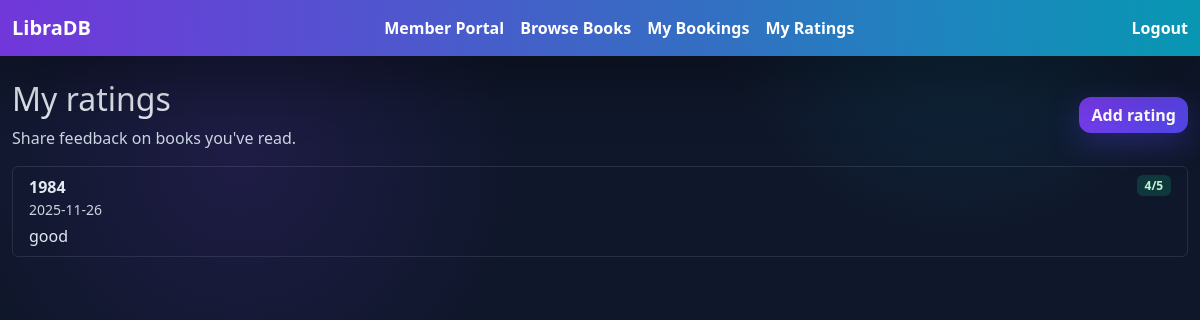
Page /member/ratings (signed in) on the committed database.
### library_app/models.py (models this page shows, shortened)
class TimestampMixin:
    created_at = db.Column(db.DateTime, default=datetime.utcnow)
    updated_at = db.Column(db.DateTime, default=datetime.utcnow, onupdate=datetime.utcnow)

class Rating(TimestampMixin, db.Model):
    __tablename__ = "ratings"
    id = db.Column(db.Integer, primary_key=True)
    score = db.Column(db.Integer, nullable=False)
    comment = db.Column(db.Text)
    user_id = db.Column(db.Integer, db.ForeignKey("users.id"), nullable=False)
    book_id = db.Column(db.Integer, db.ForeignKey("books.id"), nullable=False)
    user = db.relationship("User", back_populates="ratings")
    book = db.relationship("Book", back_populates="ratings")

class Book(TimestampMixin, db.Model):
    __tablename__ = "books"
    id = db.Column(db.Integer, primary_key=True)
    title = db.Column(db.String(200), nullable=False)
    author = db.Column(db.String(120), nullable=False)
    isbn = db.Column(db.String(20), unique=True, nullable=False)
    description = db.Column(db.Text)
    copies_total = db.Column(db.Integer, default=1)
    copies_available = db.Column(db.Integer, default=1)
    category_id = db.Column(db.Integer, db.ForeignKey("categories.id"))
    category = db.relationship("Category", back_populates="books")
    bookings = db.relationship("Booking", back_populates="book", cascade="all, delete-orphan")
    ratings = db.relationship("Rating", back_populates="book", cascade="all, delete-orphan")

### library_app/routes.py (the view)
@bp.route("/member/ratings")
def member_ratings():
    redirect_response = require_role("member")
    if redirect_response:
        return redirect_response
    member = current_member()
    rating_list = (
        Rating.query.filter_by(user_id=member.id)
        .order_by(Rating.created_at.desc())
        .all()
    )
    return render_template("member/ratings.html", ratings=rating_list, member=member)

### library_app/routes.py (called while the page is built)
def current_user() -> User | None:
    user_id = session.get("user_id")
    if not user_id:
        return None
    return User.query.get(user_id)

def current_role() -> str | None:
    user = current_user()
    if user:
        return user.role
    return None

def current_member() -> User | None:
    user = current_user()
    if not user or user.role != "member":
        return None
    return user

def require_role(role: str):
    user = current_user()
    if not user or user.role != role:
        flash("Please log in to access that portal.", "warning")
        return redirect(url_for("library.login", next=request.path))
    if not user.approved:
        session.clear()
        flash("Your account is awaiting librarian approval.", "warning")
        return redirect(url_for("library.login"))
    return None

@bp.app_context_processor
def inject_globals():
    return {
        "active_role": current_role(),
        "active_member": current_member(),
        "active_user": current_user(),
    }

### library_app/templates/member/ratings.html
{% extends 'base.html' %}
{% block content %}
<div class="d-flex justify-content-between align-items-center mb-3">
  <div>
    <h2>My ratings</h2>
    <p class="text-muted mb-0">Share feedback on books you've read.</p>
  </div>
  <a class="btn btn-primary" href="{{ url_for('library.member_create_rating') }}">Add rating</a>
</div>
<div class="list-group">
  {% for rating in ratings %}
    <div class="list-group-item d-flex justify-content-between align-items-start">
      <div>
        <strong>{{ rating.book.title }}</strong>
        <p class="mb-1 text-muted small">{{ rating.created_at.strftime('%Y-%m-%d') }}</p>
        <p class="mb-0">{{ rating.comment }}</p>
      </div>
      <span class="badge bg-success">{{ rating.score }}/5</span>
    </div>
  {% else %}
    <div class="list-group-item">You haven't added any ratings.</div>
  {% endfor %}
</div>
{% endblock %}

### library_app/static/css/styles.css (style rules this page uses)
:root { --bg: #0f172a; --panel: rgba(255, 255, 255, 0.08); --card: #0b1224; --text: #e2e8f0; --muted: #cbd5e1; --accent: #7c3aed; --accent-2: #06b6d4; --success: #10b981; --warning: #f59e0b; --danger: #ef4444; --border: rgba(255, 255, 255, 0.1); --shadow: 0 20px 60px rgba(0, 0, 0, 0.4); --radius: 16px; }
* { border-radius: 0; }
body { background: radial-gradient(circle at 20% 20%, rgba(124, 58, 237, 0.14), transparent 25%), radial-gradient(circle at 80% 0%, rgba(6, 182, 212, 0.12), transparent 20%), var(--bg); color: var(--text); min-height: 100vh; }
.badge.bg-success { background-color: rgba(16, 185, 129, 0.2) !important; color: #bbf7d0 !important; }
.btn { border-radius: 12px; border: none; font-weight: 600; }
.btn-primary { background: linear-gradient(135deg, var(--accent), #4f46e5); box-shadow: 0 10px 30px rgba(79, 70, 229, 0.35); }
a { color: #a5b4fc; }
.list-group-item { background: transparent; border-color: var(--border); color: var(--text); }
.text-muted { color: var(--muted) !important; }

### rows in the picture
Rating: book "1984", created_at "2025-11-26", comment "good", score "4"
